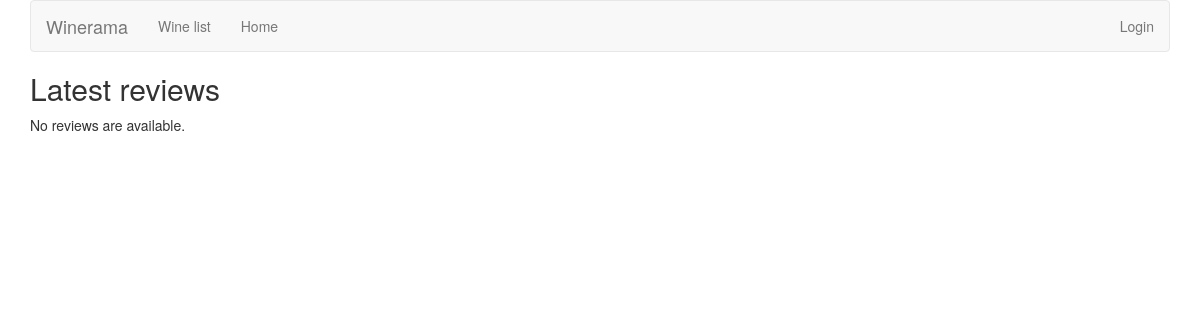
The page /reviews/ on the database as committed earlier.
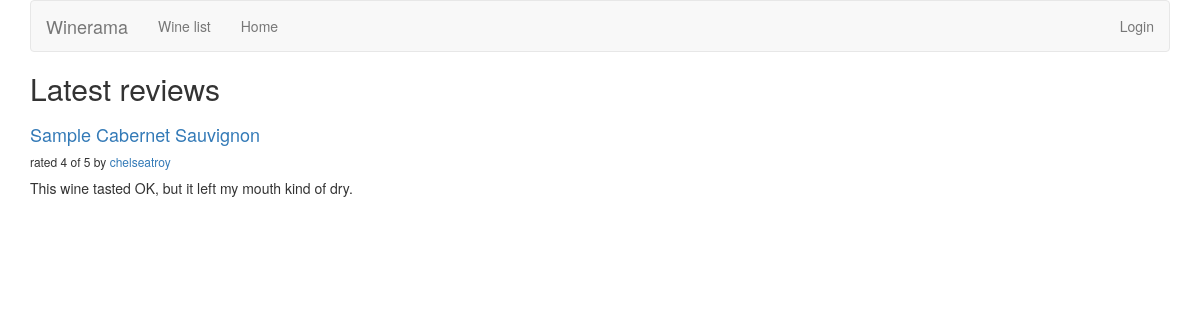
The same page on the database as committed later.
### reviews/models.py (models this page shows, shortened)
class Review(models.Model):
    RATING_CHOICES = (
        (1, '1'),
        (2, '2'),
        (3, '3'),
        (4, '4'),
        (5, '5'),
    )
    wine = models.ForeignKey(Wine)
    pub_date = models.DateTimeField('date published')
    user_name = models.CharField(max_length=100)
    comment = models.CharField(max_length=200)
    rating = models.IntegerField(choices=RATING_CHOICES)

class Wine(models.Model):
    name = models.CharField(max_length=200)

### reviews/views.py (the view)
def review_list(request):
    latest_review_list = Review.objects.order_by('-pub_date')[:9]
    context = {'latest_review_list':latest_review_list}
    return render(request, 'reviews/review_list.html', context)

### reviews/templates/reviews/review_list.html
{% extends 'base.html' %}
{% block title %}
<h2>Latest reviews</h2>
{% endblock %}
{% block content %}
{% if latest_review_list %}
<div class="row">
    {% for review in latest_review_list %}
    <div class="col-xs-6 col-lg-4">
        <h4><a href="{% url 'reviews:review_detail' review.id %}">
        {{ review.wine.name }}
        </a></h4>
        <h6>rated {{ review.rating }} of 5 by <a href="{% url 'reviews:user_review_list' review.user_name %}" >{{ review.user_name }}</a></h6>
        <p>{{ review.comment }}</p>
    </div>
    {% endfor %}
</div>
{% else %}
<p>No reviews are available.</p>
{% endif %}
{% endblock %}

### templates/base.html (shortened to what this page needs)
{% load bootstrap3 %}
{% bootstrap_css %}
{% block bootstrap3_content %}
<div class="container">
   <nav class="navbar navbar-default">
    <div class="navbar-header">
        <a class="navbar-brand" href="{% url 'reviews:review_list' %}">Winerama</a>
    </div>
    <div id="navbar" class="navbar-collapse collapse">
        <ul class="nav navbar-nav">
            <li><a href="{% url 'reviews:wine_list' %}">Wine list</a></li>
            <li><a href="{% url 'reviews:review_list' %}">Home</a></li>
        </ul>
        <ul class="nav navbar-nav navbar-right">
        {% if user.is_authenticated %}
            <li><a href="{% url 'reviews:user_review_list' user.username %}">Hello {{ user.username }}</a></li>
            <li><a href="{% url 'auth:logout' %}">Logout</a></li>
            {% else %}
            <li><a href="{% url 'auth:login' %}">Login</a></li>
            {% endif %}
        </ul>
    </div>
</nav>
    <h1>{% block title %}(no title){% endblock %}</h1>
    {% block content %}(no content){% endblock %}
</div>
{% endblock %}

Rows that differ between the two databases and show on the page:
added Review: wine.name "Sample Cabernet Sauvignon", rating "4", user_name "chelseatroy", comment "This wine tasted OK, but it left my mouth kind of dry."
Other text that changed with them:
text no longer shown: "No reviews are available."
